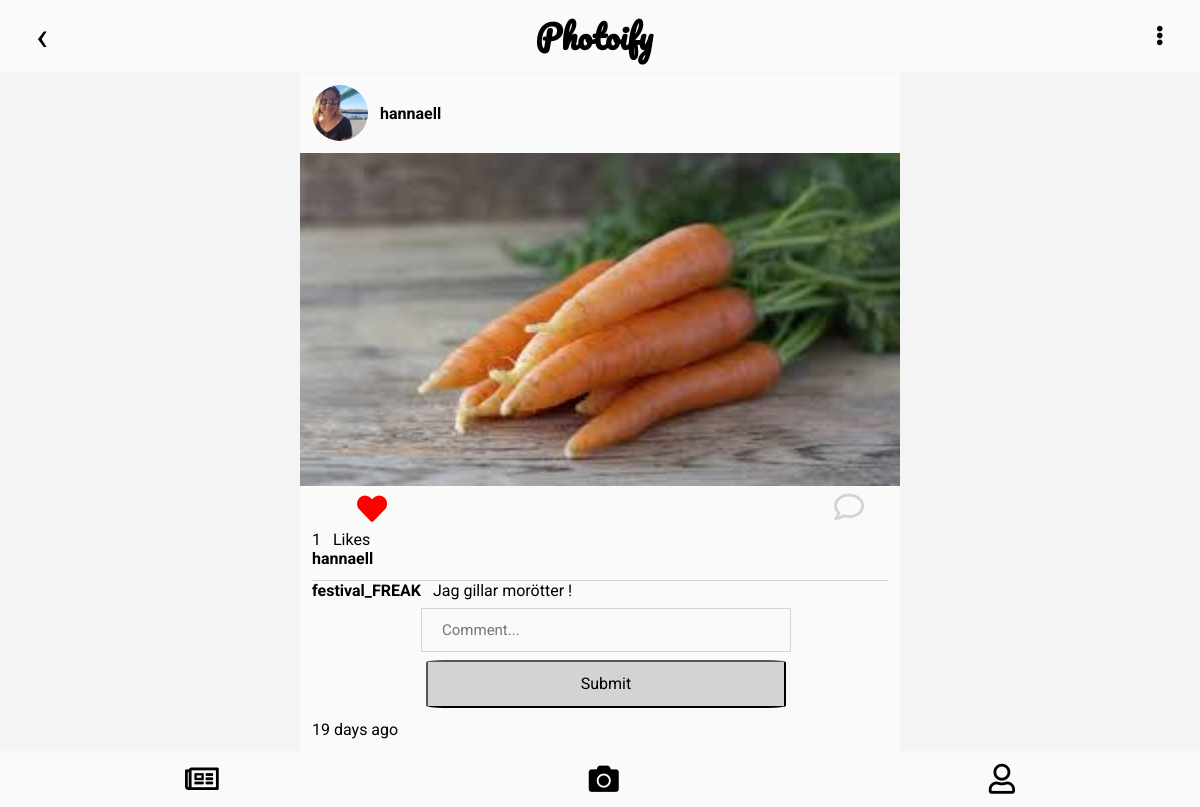
The app's page /comments.php?post_id=14 (signed in), older data.
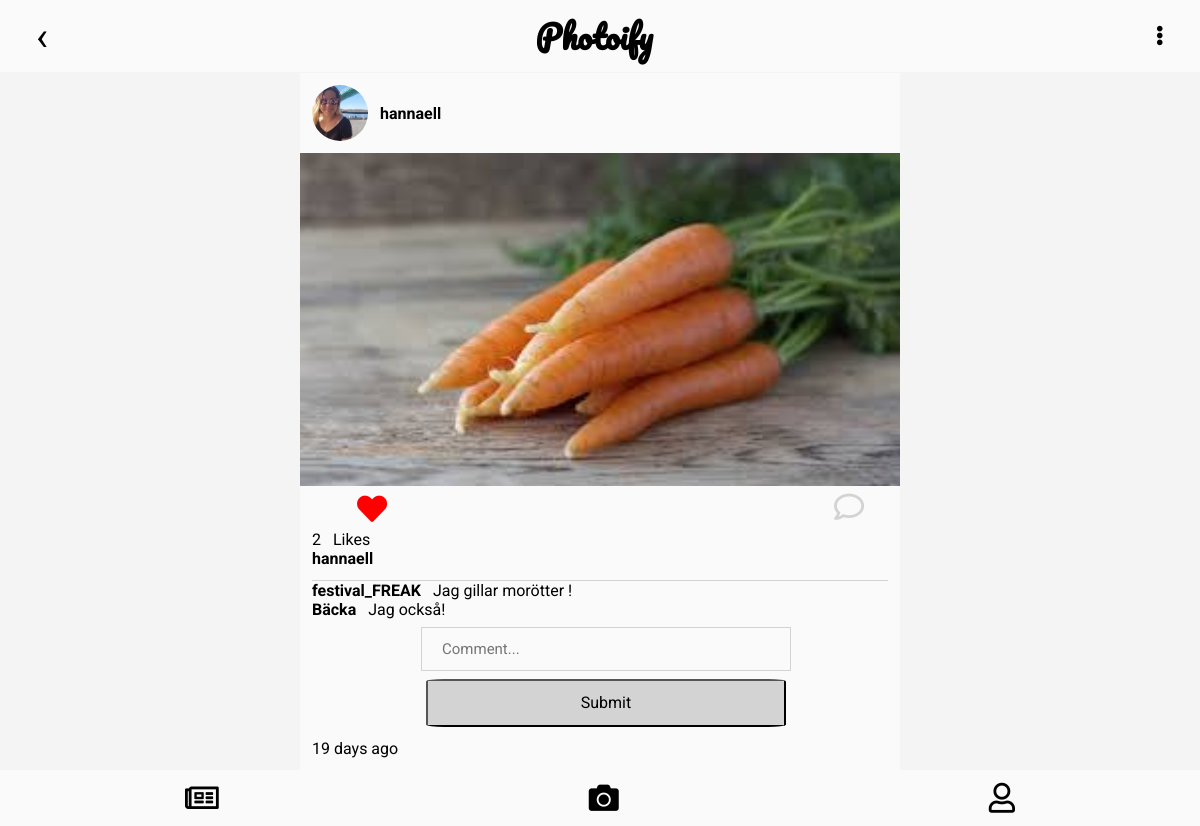
The same page, newer data.
### tables this page shows
CREATE TABLE `comments` (
	`id`	INTEGER NOT NULL PRIMARY KEY AUTOINCREMENT UNIQUE,
	`post_id`	INTEGER,
	`user_id`	INTEGER,
	`content`	TEXT,
	`created_at`	TEXT
);

CREATE TABLE "users" (
	`id`	INTEGER NOT NULL PRIMARY KEY AUTOINCREMENT UNIQUE,
	`first_name`	TEXT NOT NULL,
	`last_name`	TEXT NOT NULL,
	`email`	TEXT NOT NULL,
	`password`	TEXT NOT NULL,
	`created_at`	TEXT NOT NULL,
	`updated_at`	TEXT,
	`username`	TEXT NOT NULL,
	`profile_picture`	BLOB,
	`biography`	TEXT
);

### app/functions.php (called while the page is built, shortened)
<?php
function countLikes(int $postId, object $pdo): array
{
    $statement = $pdo->prepare(
        'SELECT COUNT(*) as likes FROM likes WHERE post_id = :post_id'
    );
    $statement->bindParam(':post_id', $postId, PDO::PARAM_INT);
    $statement->execute();
    return $statement->fetchAll(PDO::FETCH_ASSOC);
}

### comments.php (the view, shortened to what the changed rows need)
<?php
require __DIR__.'/views/header.php';
?>
<?php if (isset($_SESSION['logedin'])): ?>
    <?php
    $postId = filter_var($_GET['post_id'], FILTER_SANITIZE_STRING);;
    $statement = $pdo->prepare(
        'SELECT c.id as comment_id, c.content, c.created_at, u.username, u.profile_picture, u.id as user_id
        FROM comments c INNER JOIN users u WHERE u.id = c.user_id AND c.post_id = :post_id'
    );
    $statement->bindParam(':post_id', $postId, PDO::PARAM_INT);
    $statement->execute();
    $comments = $statement->fetchAll(PDO::FETCH_ASSOC);
    $countLikes = countLikes($postId, $pdo);
    ?>
        <div class="postComments">
            <div class="post" data-id="<?php echo $postId; ?>">
            <div class="card">
                <div class="container">
                    <div class="likesComments">
                        <?php foreach ($countLikes as $countLike): ?>
                            <p class="likeCounterFeed"><?php echo $countLike['likes']; ?></p>
                            <p class="likesFeed">Likes</p>
                        <?php endforeach; ?>
                    </div>
                    <div class="commenstDiv">
                        <?php foreach ($comments as $comment): ?>
                            <div class="comments">
                                <a class="" href="/profileuser.php?user_id=<?= $comment['user_id']?>">
                                <p class="commentUserFeed"><?php echo $comment['username']; ?></p></a>
                                <p class="commentFeed"><?php echo $comment['content']; ?></p>
                            </div>
                        <?php endforeach; ?>
                    </div>
                 </div>
            </div>
        </div>
    </div>
    <?php else: redirect('/login.php'); ?>
<?php endif; ?>
<?php require __DIR__.'/views/footer.php'; ?>

Row changes from the older to the newer data that the page shows:
added comments: user.username "Bäcka", content "Jag också!"
Text that changed along with them:
new list line: "2 Likes"
list line gone: "1 Likes"
